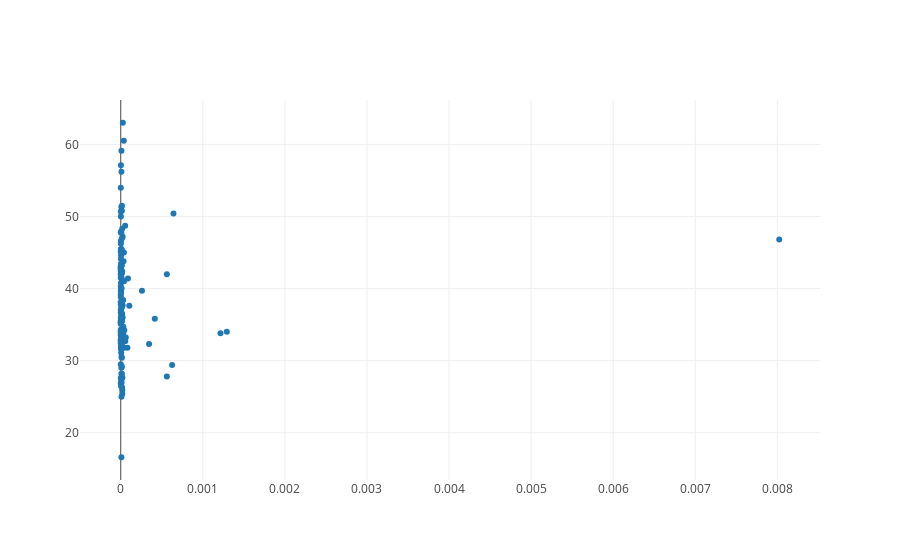
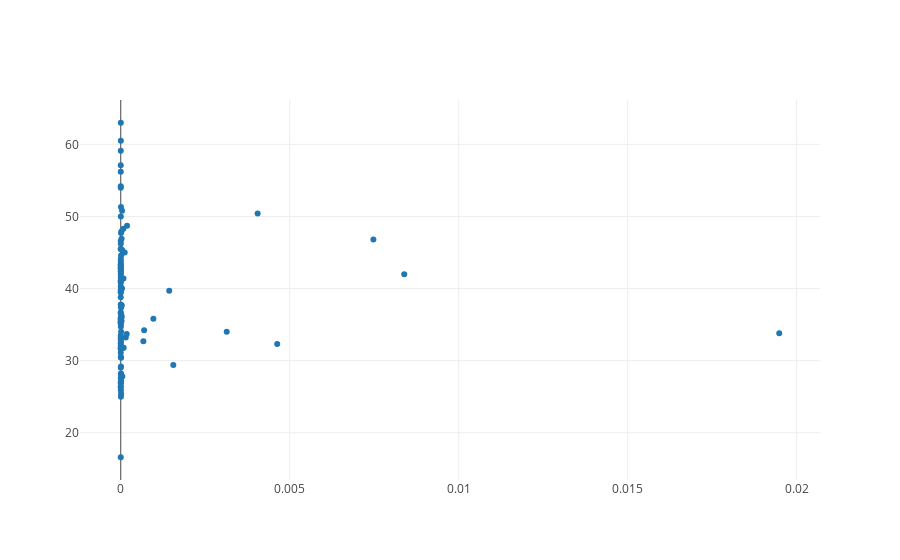
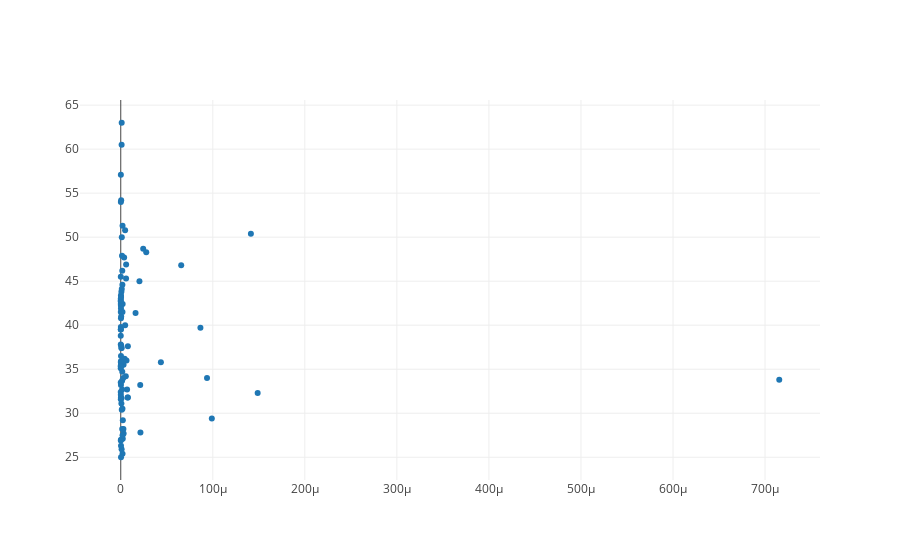

The notebook cell saved with these charts, in order:
### Code cell
plot_all_entity(gini_data, 'counts_normalized', 'Gini')

### Figure 1 — Plotly figure (JSON) as saved in the notebook; plotly's stock layout.template omitted (floating-point values rounded to 4 significant figures; data arrays with more than 128 entries replaced by an {"elided": "..."} marker saying what was removed)
{"data": [{"mode": "markers", "text": {"elided": "141 str values"}, "type": "scatter", "uid": "2d6ec72a-519b-48a5-8c66-0edc55b54dc1", "x": {"elided": "141 float values"}, "y": {"elided": "141 float values"}}], "layout": {}}

### Figure 2 — Plotly figure (JSON) as saved in the notebook; plotly's stock layout.template omitted (floating-point values rounded to 4 significant figures)
{"data": [{"mode": "markers", "text": ["Angola", "Albania", "Argentina", "Australia", "Austria", "Azerbaijan", "Belgium", "Bangladesh", "Bulgaria", "Belarus", "Bolivia", "Brazil", "Botswana", "Central African Republic", "Canada", "Switzerland", "Chile", "China", "Côte d'Ivoire", "Cameroon", "Colombia", "Costa Rica", "Cyprus", "Czech Republic", "Germany", "Djibouti", "Denmark", "Dominican Republic", "Ecuador", "Egypt", "Spain", "Estonia", "Finland", "France", "United Kingdom", "Georgia", "Ghana", "Greece", "Guatemala", "Honduras", "Croatia", "Haiti", "Hungary", "Indonesia", "India", "Ireland", "Iran", "Iceland", "Israel", "Italy", "Jamaica", "Jordan", "Japan", "Kazakhstan", "Kenya", "South Korea", "Lebanon", "Liberia", "Sri Lanka", "Lesotho", "Lithuania", "Luxembourg", "Latvia", "Morocco", "Moldova", "Mexico", "Macedonia", "Mali", "Malta", "Montenegro", "Mozambique", "Mauritius", "Malawi", "Malaysia", "Namibia", "Nigeria", "Nicaragua", "Netherlands", "Norway", "Pakistan", "Panama", "Peru", "Portugal", "Paraguay", "Romania", "Russia", "Sudan", "Senegal", "El Salvador", "Slovakia", "Slovenia", "Sweden", "Seychelles", "Syria", "Chad", "Thailand", "Tunisia", "Turkey", "Tanzania", "Uganda", "Ukraine", "Uruguay", "United States", "Uzbekistan", "Venezuela", "Viet Nam", "Vanuatu", "Samoa", "Yemen", "South Africa", "Zambia", "Zimbabwe"], "type": "scatter", "uid": "45ad7050-cbc6-492f-bcb1-164952c33598", "x": [3.715e-07, 6.923e-07, 6.282e-06, 3.999e-06, 2.808e-06, 8.39e-07, 5.264e-06, 1.255e-08, 6.921e-06, 1.689e-06, 8.994e-06, 6.851e-06, 2.767e-06, 2.215e-07, 9.765e-06, 0.00463, 7.948e-06, 2.355e-06, 9.32e-07, 4.496e-08, 3.879e-05, 0.0001862, 0.003135, 3.23e-06, 2.136e-06, 1.096e-06, 2.481e-06, 4.67e-05, 0.0001165, 4.139e-07, 2.509e-05, 0.0006694, 1.19e-05, 4.298e-06, 0.0001489, 2.683e-07, 1.113e-07, 2.038e-05, 7.743e-05, 2.724e-06, 7.078e-07, 7.567e-07, 9.122e-06, 1.097e-07, 1.623e-08, 6.913e-05, 5.101e-08, 4.582e-05, 8.07e-05, 5.692e-06, 1.398e-06, 0.0001763, 1.886e-07, 2.314e-07, 5.432e-07, 1.576e-07, 8.673e-05, 2.278e-07, 1.444e-07, 4.66e-07, 1.125e-05, 0.01949, 0.0006922, 1.195e-06, 5.624e-07, 5.233e-07, 9.627e-07, 4.716e-07, 0.001556, 2.091e-05, 1.102e-07, 0.0009652, 5.859e-08, 1.191e-06, 8.435e-07, 1.19e-07, 1.995e-06, 1.05e-05, 2.725e-06, 1.617e-08, 0.00405, 1.679e-06, 2.336e-05, 1.938e-05, 3.516e-07, 2.918e-05, 2.65e-08, 2.062e-07, 3.725e-05, 1.845e-07, 1.018e-05, 5.672e-06, 0.007476, 2.083e-07, 8.106e-07, 1.408e-05, 3.589e-07, 1.311e-06, 5.743e-08, 2.575e-08, 6.052e-06, 0.001435, 9.623e-06, 1.626e-07, 2.437e-05, 7.564e-08, 1.545e-05, 0.008388, 3.81e-08, 1.98e-06, 1.28e-07, 5.191e-07], "y": [42.7, 29, 42.4, 34.7, 30.5, 16.6, 27.7, 32.4, 37.4, 27, 44.6, 51.3, 60.5, 56.2, 34, 32.3, 47.7, 42.2, 41.5, 46.6, 50.8, 48.7, 34, 25.9, 31.7, 44.1, 28.2, 45.3, 45, 31.8, 36.2, 32.7, 27.1, 32.7, 33.2, 36.5, 42.4, 36, 48.3, 50, 31.1, 41.1, 30.4, 39.5, 35.1, 31.8, 38.8, 27.8, 41.4, 35.4, 45.5, 33.7, 32.1, 26.9, 40.8, 31.6, 31.8, 33.2, 39.8, 54.2, 37.4, 33.8, 34.2, 39.5, 26.3, 43.4, 35.6, 33, 29.4, 31.9, 54, 35.8, 45.5, 41, 59.1, 43, 46.2, 28.2, 27.5, 33.5, 50.4, 43.8, 35.5, 47.9, 35.9, 37.7, 35.4, 40.3, 40, 26.5, 25.4, 29.2, 46.8, 35.8, 43.3, 36, 35.8, 41.9, 37.8, 42.8, 25, 39.7, 41.5, 35.3, 46.9, 35.3, 37.6, 42, 36.7, 63, 57.1, 43.2]}], "layout": {}}

### Figure 3 — Plotly figure (JSON) as saved in the notebook; plotly's stock layout.template omitted (floating-point values rounded to 4 significant figures)
{"data": [{"mode": "markers", "text": ["Angola", "Argentina", "Australia", "Austria", "Belgium", "Bangladesh", "Bulgaria", "Belarus", "Bolivia", "Brazil", "Botswana", "Canada", "Switzerland", "Chile", "China", "Côte d'Ivoire", "Colombia", "Costa Rica", "Cyprus", "Czech Republic", "Germany", "Djibouti", "Denmark", "Dominican Republic", "Ecuador", "Egypt", "Spain", "Estonia", "Finland", "France", "United Kingdom", "Georgia", "Ghana", "Greece", "Guatemala", "Honduras", "Croatia", "Hungary", "Indonesia", "India", "Ireland", "Iran", "Iceland", "Israel", "Italy", "Jordan", "Japan", "Kazakhstan", "Kenya", "South Korea", "Lebanon", "Liberia", "Sri Lanka", "Lesotho", "Lithuania", "Luxembourg", "Latvia", "Morocco", "Moldova", "Mexico", "Macedonia", "Malta", "Mozambique", "Mauritius", "Malawi", "Malaysia", "Nigeria", "Nicaragua", "Netherlands", "Norway", "Pakistan", "Panama", "Peru", "Portugal", "Paraguay", "Romania", "Russia", "Sudan", "El Salvador", "Slovenia", "Sweden", "Seychelles", "Syria", "Thailand", "Tunisia", "Turkey", "Tanzania", "Uganda", "Ukraine", "Uruguay", "United States", "Venezuela", "Viet Nam", "Vanuatu", "South Africa", "Zambia", "Zimbabwe"], "type": "scatter", "uid": "068edd97-74ca-420d-be1b-bc61a6d7f4fd", "x": [3.715e-08, 2.071e-06, 1.659e-06, 1.872e-06, 3.122e-06, 6.273e-09, 9.69e-07, 2.111e-07, 1.799e-06, 1.954e-06, 9.223e-07, 2.702e-06, 0.0001487, 3.69e-06, 1.854e-07, 4.438e-08, 4.75e-06, 2.438e-05, 9.372e-05, 9.501e-07, 8.273e-07, 1.096e-06, 1.595e-06, 5.766e-06, 2.031e-05, 2.069e-07, 4.174e-06, 6.846e-06, 2.197e-06, 1.478e-06, 2.116e-05, 2.683e-07, 7.418e-08, 6.243e-06, 2.769e-05, 1.135e-06, 7.078e-07, 1.115e-06, 5.487e-08, 3.864e-09, 7.729e-06, 1.275e-08, 2.138e-05, 1.607e-05, 8.061e-07, 1.476e-06, 1.021e-07, 5.784e-08, 2.607e-07, 9.853e-08, 7.496e-06, 2.278e-07, 1.444e-07, 4.66e-07, 6.82e-07, 0.0007154, 5.517e-06, 5.828e-08, 2.812e-07, 2.576e-07, 9.627e-07, 9.895e-05, 1.102e-07, 4.362e-05, 5.859e-08, 4.962e-07, 4.534e-08, 1.663e-06, 2.905e-06, 1.947e-06, 1.617e-08, 0.0001414, 7.103e-07, 3.077e-06, 1.374e-06, 2.009e-07, 5.076e-07, 2.65e-08, 4.776e-06, 1.94e-06, 2.269e-06, 6.567e-05, 2.083e-07, 2.689e-06, 2.692e-07, 2.337e-07, 3.829e-08, 2.575e-08, 2.872e-07, 8.656e-05, 1.893e-06, 5.856e-06, 6.483e-08, 7.726e-06, 1.027e-06, 1.28e-07, 3.244e-07], "y": [42.7, 42.4, 34.7, 30.5, 27.7, 32.4, 37.4, 27, 44.6, 51.3, 60.5, 34, 32.3, 47.7, 42.2, 41.5, 50.8, 48.7, 34, 25.9, 31.7, 44.1, 28.2, 45.3, 45, 31.8, 36.2, 32.7, 27.1, 32.7, 33.2, 36.5, 42.4, 36, 48.3, 50, 31.1, 30.4, 39.5, 35.1, 31.8, 38.8, 27.8, 41.4, 35.4, 33.7, 32.1, 26.9, 40.8, 31.6, 31.8, 33.2, 39.8, 54.2, 37.4, 33.8, 34.2, 39.5, 26.3, 43.4, 35.6, 29.4, 54, 35.8, 45.5, 41, 43, 46.2, 28.2, 27.5, 33.5, 50.4, 43.8, 35.5, 47.9, 35.9, 37.7, 35.4, 40, 25.4, 29.2, 46.8, 35.8, 36, 35.8, 41.9, 37.8, 42.8, 25, 39.7, 41.5, 46.9, 35.3, 37.6, 63, 57.1, 43.2]}], "layout": {}}
